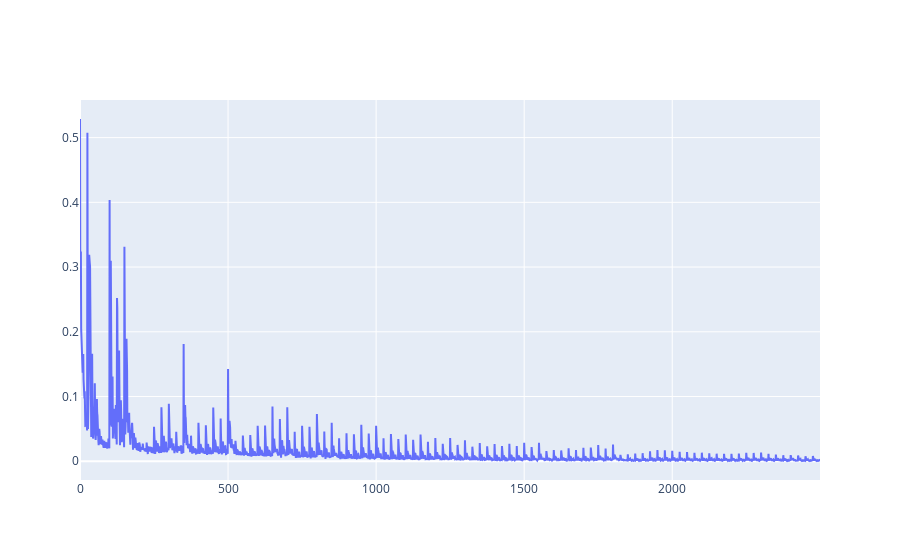

Notebook source saved alongside this figure:
### Markdown cell above
### Sinusoidal Trial

### Code cell
x_trial = np.linspace(-5,5,2000, dtype=np.float32)
y_trial = sinusoidal_data(x_trial)

sin_agent = Agent_Expert(Expert_Curve)
sin_agent.fit(x_trial[np.newaxis].T, y_trial[np.newaxis].T)

### Figure 1 — Plotly figure (JSON) as saved in the notebook; plotly's stock layout.template omitted (floating-point values rounded to 4 significant figures; data arrays with more than 128 entries replaced by an {"elided": "..."} marker saying what was removed)
{"data": [{"mode": "lines", "name": "Loss", "type": "scatter", "y": {"elided": "2500 float values"}}], "layout": {}}
